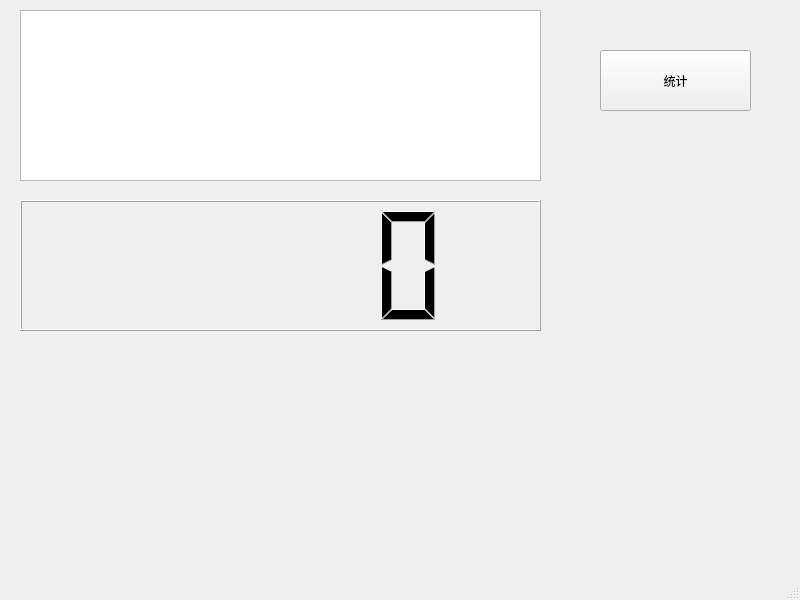
<?xml version="1.0" encoding="UTF-8"?>
<ui version="4.0">
 <class>MainWindow</class>
 <widget class="QMainWindow" name="MainWindow">
  <property name="geometry">
   <rect>
    <x>0</x>
    <y>0</y>
    <width>800</width>
    <height>600</height>
   </rect>
  </property>
  <property name="windowTitle">
   <string>主标题</string>
  </property>
  <property name="unifiedTitleAndToolBarOnMac">
   <bool>false</bool>
  </property>
  <widget class="QWidget" name="centralwidget">
   <widget class="QTextEdit" name="textEdit">
    <property name="geometry">
     <rect>
      <x>20</x>
      <y>10</y>
      <width>521</width>
      <height>171</height>
     </rect>
    </property>
   </widget>
   <widget class="QPushButton" name="pushButton">
    <property name="geometry">
     <rect>
      <x>600</x>
      <y>50</y>
      <width>151</width>
      <height>61</height>
     </rect>
    </property>
    <property name="text">
     <string>统计</string>
    </property>
   </widget>
   <widget class="QLCDNumber" name="lcdNumber">
    <property name="geometry">
     <rect>
      <x>20</x>
      <y>200</y>
      <width>521</width>
      <height>131</height>
     </rect>
    </property>
   </widget>
  </widget>
  <widget class="QMenuBar" name="menubar">
   <property name="geometry">
    <rect>
     <x>0</x>
     <y>0</y>
     <width>800</width>
     <height>21</height>
    </rect>
   </property>
  </widget>
  <widget class="QStatusBar" name="statusbar"/>
 </widget>
 <resources/>
 <connections/>
</ui>
